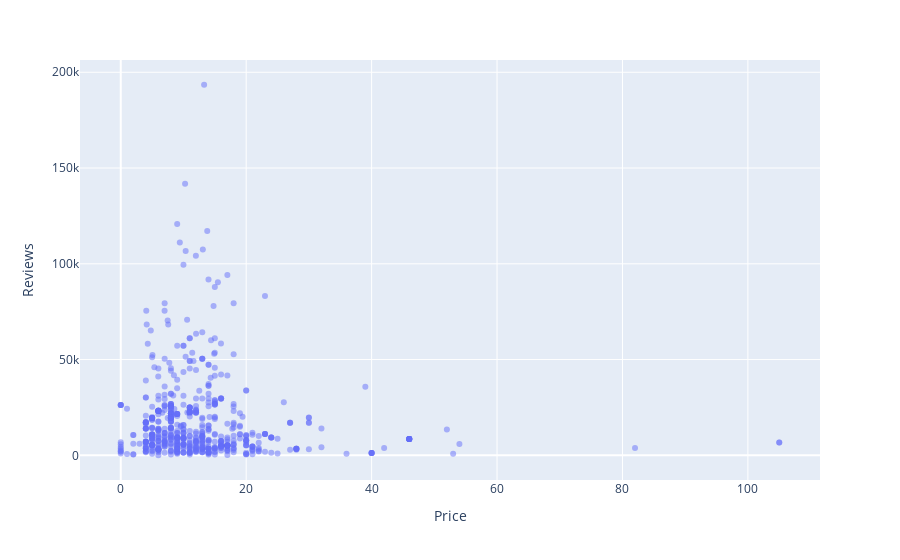

The code cell stored with this chart in its notebook:
### Code cell
fig = px.scatter(books, x = "Price", y = "Reviews", opacity = 0.5)

fig.show()

### Figure 1 — Plotly figure (JSON) as saved in the notebook; plotly's stock layout.template omitted (floating-point values rounded to 4 significant figures; data arrays with more than 128 entries replaced by an {"elided": "..."} marker saying what was removed)
{"data": [{"hovertemplate": "Price=%{x}<br>Reviews=%{y}<extra></extra>", "legendgroup": "", "marker": {"color": "#636efa", "opacity": 0.5, "symbol": "circle"}, "mode": "markers", "name": "", "orientation": "v", "showlegend": false, "type": "scatter", "x": {"elided": "650 float values"}, "xaxis": "x", "y": {"elided": "650 int values"}, "yaxis": "y"}], "layout": {"autosize": true, "legend": {"tracegroupgap": 0}, "margin": {"t": 60}, "xaxis": {"anchor": "y", "autorange": true, "domain": [0, 1], "range": [-6.364, 111.4], "title": {"text": "Price"}, "type": "linear"}, "yaxis": {"anchor": "x", "autorange": true, "domain": [0, 1], "range": [-14940.0, 208500.0], "title": {"text": "Reviews"}, "type": "linear"}}}
